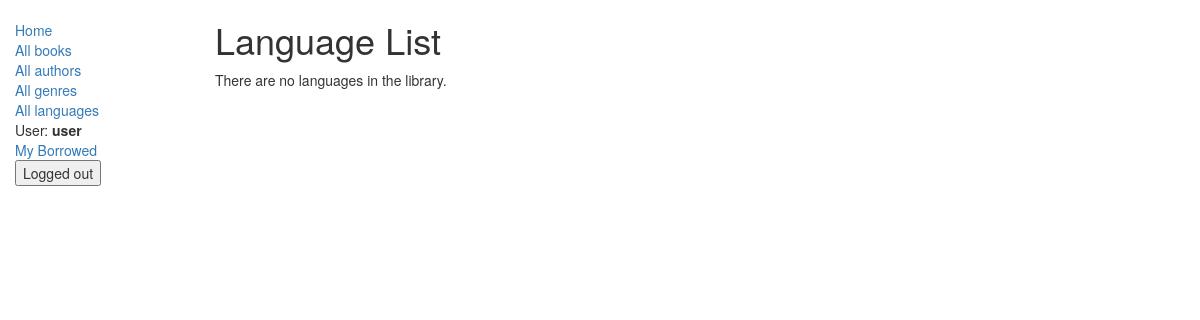
The page /catalog/languages/ (signed in) on the database as committed earlier.
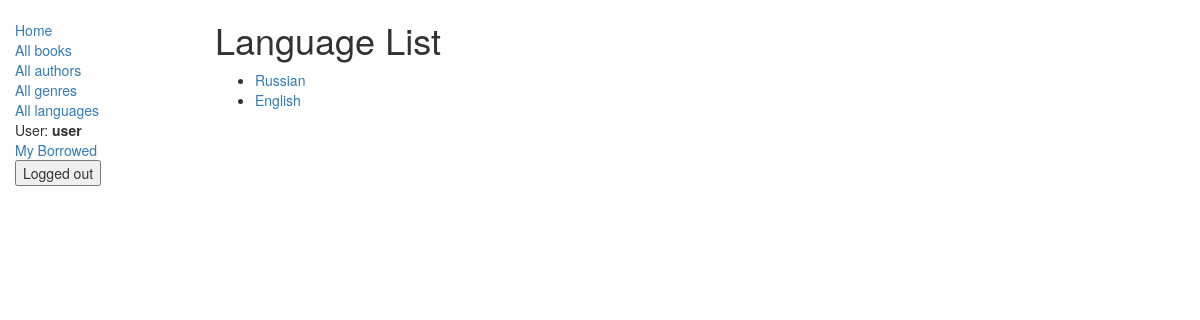
The same page on the database as committed later.
### catalog/models.py (models this page shows, shortened)
class Language(models.Model):
    name = models.CharField(max_length=100)
    def get_absolute_url(self):
        return reverse('language_detail', args=[str(self.id)])

### catalog/views.py (the view)
class LanguageListView(LoginRequiredMixin, generic.ListView):
    model = Language
    paginate_by = 10
    template_name = 'languages/language_list.html'
    def get_queryset(self):
        return Language.objects.all()[:5]

### catalog/templates/languages/language_list.html
{% extends "base_generic.html" %}
{% block content %}
    <h1>Language List</h1>
    {% if language_list %}
    <ul>
      {% for language in language_list %}
      <li>
        <a href="{{ language.get_absolute_url }}">{{ language.name }}</a>
      </li>
      {% endfor %}
    </ul>
    {% else %}
      <p>There are no languages in the library.</p>
    {% endif %}
{% endblock %}

Rows that differ between the two databases and show on the page:
added Language: name "Russian"
added Language: name "English"
Other text that changed with them:
text no longer shown: "There are no languages in the library."
